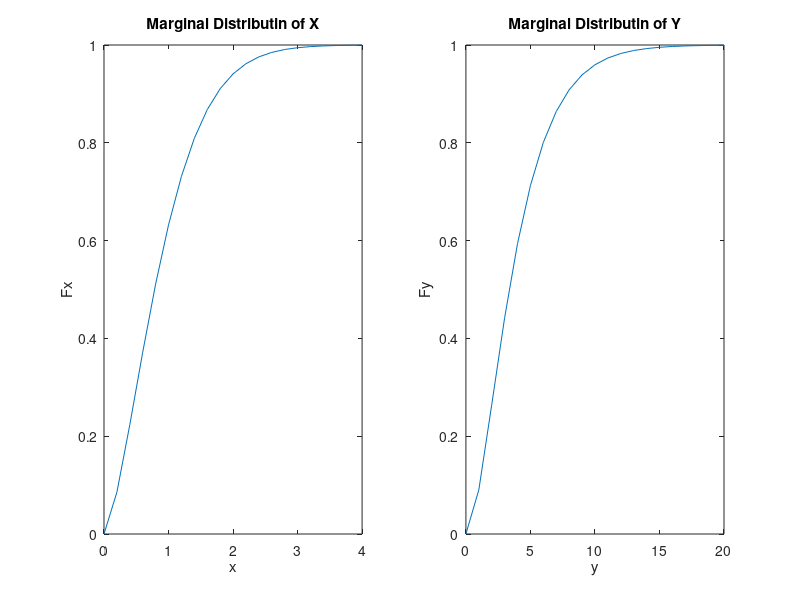
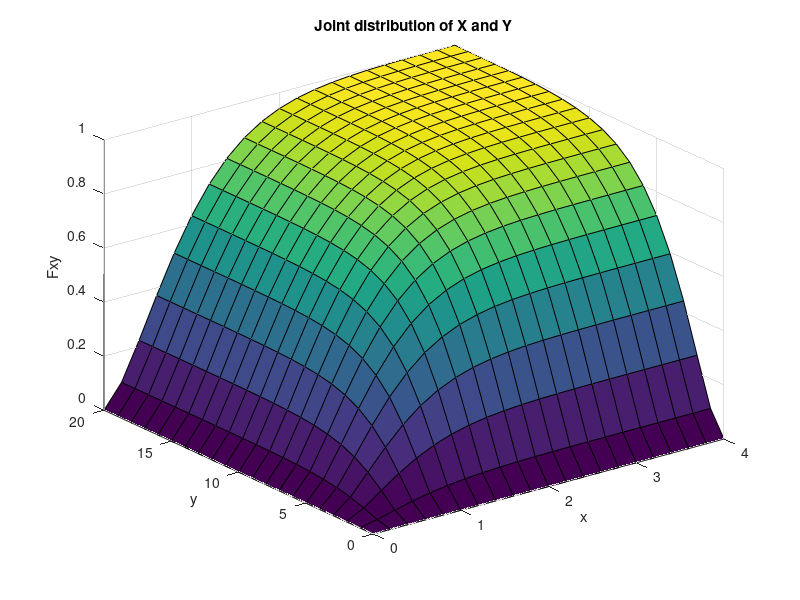

Source code (MATLAB) for these figures, in order:
% This is an example to show how to illustrate the joint probability
% distribution of two random variables X and Y.
% Let's assume that X obeys weibull distribution with scale para a1= 1 and shape para b1 = 5;
% and Y obeys gamma distribution with scale para a2 = 2, b2 = 2; 
% and the joint distribution of X and Y obeys Gumbel Copula with alpha = 1.2 

% initial value of distribution parameters
a1 = 1; b1 = 1.5; % weibull parameters
a2 = 2; b2 = 2; % gamma parameters
alpha = 1.2; % Gumbel copula parameter

% generate X and Y values
x = 0:0.2:4;
y = 0:20; 

% generate the cdf value of x and y
Fx = wblcdf(x, a1,b1); % you can replace it with the distrution function of your data
Fy = gamcdf(y, a2,b2);

% plot the cdf figure
figure
subplot(1,2,1)
plot(x,Fx); xlabel('x'); ylabel('Fx'); title('Marginal Distributin of X')
subplot(1,2,2)
plot(y,Fy); xlabel('y'); ylabel('Fy'); title('Marginal Distributin of Y')

% generate the Fxy points corresponding to x and y values
[XX,YY] = meshgrid(x,y); %generate a mesh grid of X and Y for plotting
u = wblcdf(XX(:), a1,b1); % the cdf of all the values in XX
v = gamcdf(YY(:), a2,b2); % the cdf of all the values in YY
Fxy = copulacdf('Gumbel',[u v],alpha); % The joint cdf of XX and YY
Fxy = reshape(Fxy,size(XX));

% plot the joint cdf
figure; surf(XX,YY,Fxy)
xlabel('x'); ylabel('y'); zlabel('Fxy')
title('Joint distribution of X and Y')